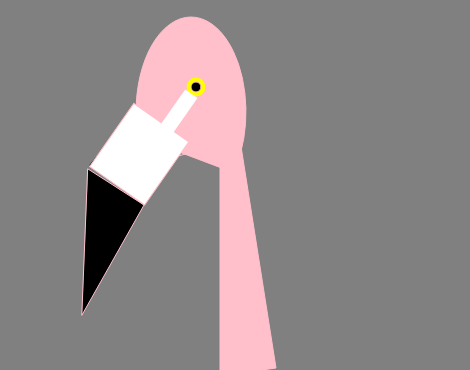
Frame 1 (no input)
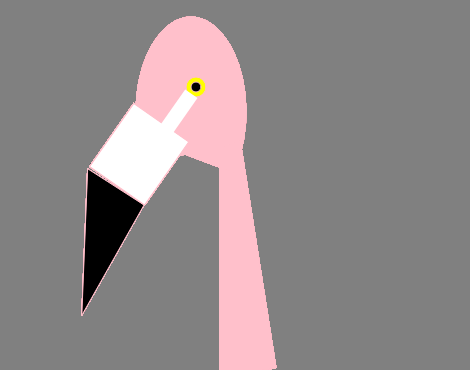
Frame 60 (no input)
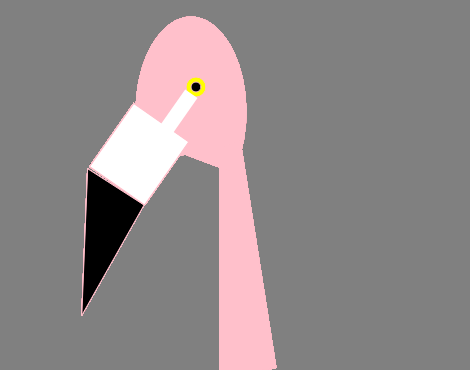
Frame 120 (the mouse pressed at the canvas centre since frame 60)

The p5.js sketch that drew these frames (run headless with seeded random() and noise() and a simulated clock; from frame 60 on, the mouse is pressed at the canvas centre):

// p5.js sketch
// ── sketch.js
const CANVAS_WIDTH = 470;
const CANVAS_HEIGHT = 370;

function setup() {
    createCanvas(CANVAS_WIDTH, CANVAS_HEIGHT);
    background(200);
    background('grey')
}

function draw() {
  angleMode(DEGREES);

    line(90,165,147,94)
    stroke('pink')
    fill('pink')

    arc(191,112,110,190,125,50);

    line(159,161,220,145)

    fill('yellow')
    ellipse(196,87,20,20);

    fill('black')
    ellipse(196,87,10,10);

    triangle(82,315,144,205,88,169)

    fill('pink')
    beginShape();
    vertex(220,148)
    vertex(220,376)
    vertex(276,368)
    vertex(240,140)
    endShape();

    triangle(195,100,158,144,240,175)

    fill('white')
    angleMode(DEGREES);
    rotate(35);
    rect(169,8,67,77)
    noStroke()
    rect(203,-33,15,75)

  }
